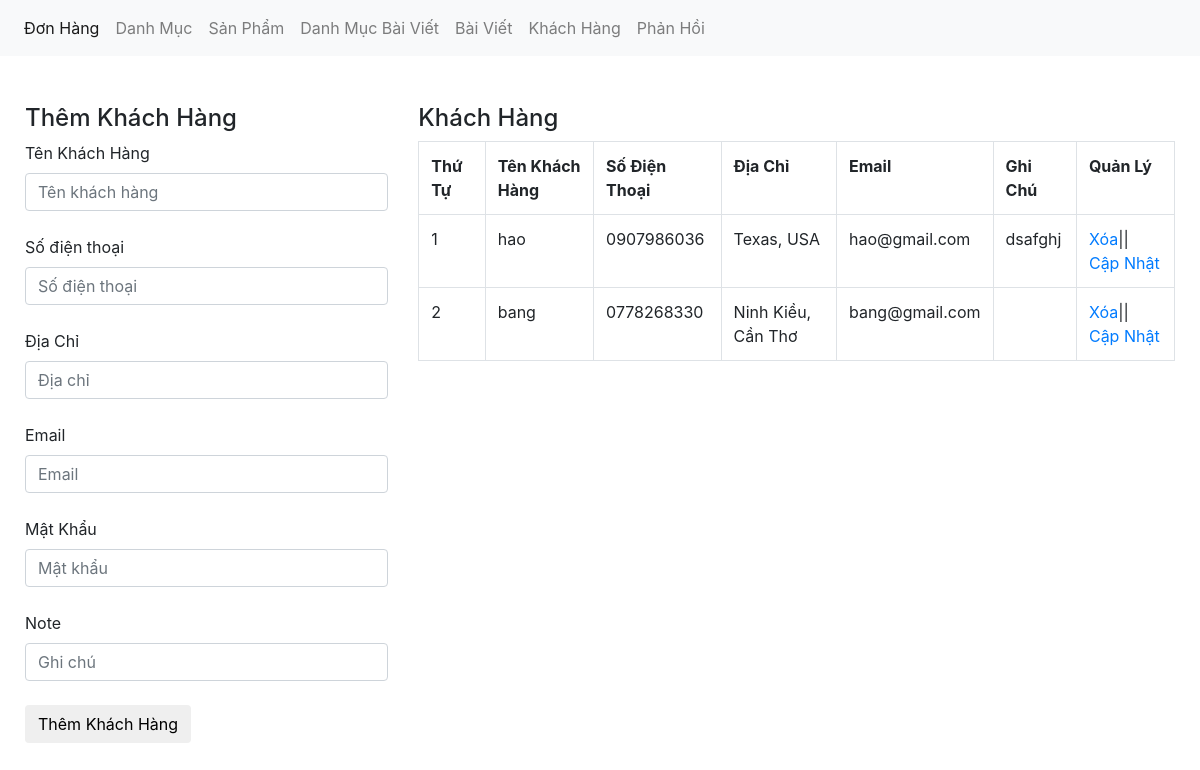
The app's page /admin/xulykhachhang.php with its own data.
### tables this page shows
CREATE TABLE `tbl_khachhang` (
  `khachhang_id` int(11) NOT NULL,
  `name` varchar(150) NOT NULL,
  `phone` varchar(50) NOT NULL,
  `address` varchar(200) NOT NULL,
  `note` text NOT NULL,
  `email` varchar(150) NOT NULL,
  `password` varchar(100) NOT NULL
);

### admin/xulykhachhang.php (the view, shortened to what this page needs)
<?php
	include('../db/connect.php');
?>
<!DOCTYPE html>
<html lang="en">
<head>
	<link href="../css/bootstrap.css" rel="stylesheet" type="text/css" media="all" />
</head>
<body>
	<nav class="navbar navbar-expand-lg navbar-light bg-light">
	  <div class="collapse navbar-collapse" id="navbarNav">
	    <ul class="navbar-nav">
	      <li class="nav-item active">
	        <a class="nav-link" href="xulydonhang.php">Đơn Hàng <span class="sr-only">(current)</span></a>
	      </li>
	      <li class="nav-item">
	        <a class="nav-link" href="xulydanhmuc.php">Danh Mục</a>
	      </li>
	      <li class="nav-item">
	        <a class="nav-link" href="xulysanpham.php">Sản Phẩm</a>
	      </li>
	         <li class="nav-item">
	        <a class="nav-link" href="xulydanhmucbaiviet.php">Danh Mục Bài Viết</a>
	      </li>
	         <li class="nav-item">
	        <a class="nav-link" href="xulybaiviet.php">Bài Viết</a>
	      </li>
	       <li class="nav-item">
	        <a class="nav-link" href="xulykhachhang.php">Khách Hàng</a>
	      </li>
		  <li class="nav-item">
	        <a class="nav-link" href="xulylienhe.php">Phản Hồi</a>
	      </li>
	    </ul>
	  </div>
	</nav><br><br>
	<div class="container">
		<div class="row">
		<?php
			if(isset($_GET['quanly'])=='capnhat'){
				$id_capnhat = $_GET['id'];
				$sql_capnhat = mysqli_query($con,"SELECT * FROM tbl_khachhang WHERE khachhang_id='$id_capnhat'");
				$row_capnhat = mysqli_fetch_array($sql_capnhat);
				?>
				<div class="col-md-4">
				<h4>Cập Nhật Khách Hàng</h4>
				<form action="" method="POST">
					<label>Tên Khách Hàng</label>
					<input type="text" class="form-control" name="name" value="<?php echo $row_capnhat['name'] ?>"><br>
					<input type="hidden" class="form-control" name="id_update" value="<?php echo $row_capnhat['khachhang_id'] ?>">
					<label>Số điện thoại</label>
					<input type="text" class="form-control" name="phone" value="<?php echo $row_capnhat['phone'] ?>"><br>
					<label>Địa Chỉ</label>
					<input type="text" class="form-control" name="address" value="<?php echo $row_capnhat['address'] ?>"><br>
					<label>Email</label>
					<input type="text" class="form-control" name="email" value="<?php echo $row_capnhat['email'] ?>"><br>
					<label>Mật Khẩu</label>
					<input type="text" class="form-control" name="password" value="<?php echo $row_capnhat['password'] ?>"><br>
					<label>Note</label>
					<input type="text" class="form-control" name="note" value="<?php echo $row_capnhat['note'] ?>"><br>
					<input type="submit" name="capnhatkhachhang" value="Cập nhật Khách Hàng" class="btn btn-default">
				</form>
				</div>
			<?php
			}else{
				?>
				<div class="col-md-4">
				<h4>Thêm Khách Hàng</h4>
				<form action="" method="POST">
					<label>Tên Khách Hàng</label>
					<input type="text" class="form-control" name="name" placeholder="Tên khách hàng" ><br>
					<label>Số điện thoại</label>
					<input type="text" class="form-control" name="phone" placeholder="Số điện thoại" ><br>
					<label>Địa Chỉ</label>
					<input type="text" class="form-control" name="address" placeholder="Địa chỉ"><br>
					<label>Email</label>
					<input type="text" class="form-control" name="email" placeholder="Email"><br>
					<label>Mật Khẩu</label>
					<input type="text" class="form-control" name="password" placeholder="Mật khẩu"><br>
					<label>Note</label>
					<input type="text" class="form-control" name="note" placeholder="Ghi chú"><br>
					<input type="submit" name="themkhachhang" value="Thêm Khách Hàng" class="btn btn-default">
				</form>
				</div>
				<?php
			}
				?>
			<div class="col-md-8">
				<h4>Khách Hàng</h4>
				<?php
				$sql_khachhang = mysqli_query($con,"SELECT * FROM tbl_khachhang ORDER BY khachhang_id DESC");
				?>
				<table class="table table-bordered ">
					<tr>
						<th>Thứ Tự</th>
						<th>Tên Khách Hàng</th>
						<th>Số Điện Thoại</th>
						<th>Địa Chỉ</th>
						<th>Email</th>
						<th>Ghi Chú</th>
						<th>Quản Lý</th>
					</tr>
					<?php
					$i = 0;
					while($row_khachhang = mysqli_fetch_array($sql_khachhang)){
						$i++;
					?>
					<tr>
						<td><?php echo $i; ?></td>
						<td><?php echo $row_khachhang['name']; ?></td>
						<td><?php echo $row_khachhang['phone']; ?></td>
						<td><?php echo $row_khachhang['address']; ?></td>
						<td><?php echo $row_khachhang['email'] ?></td>
						<td><?php echo $row_khachhang['note'] ?></td>
						<td><a href="?xoa=<?php echo $row_khachhang['khachhang_id'] ?>">Xóa</a>|| <a href="xulykhachhang.php?quanly=capnhat&id=<?php echo $row_khachhang['khachhang_id'] ?>">Cập Nhật</a></td>
					</tr>
					 <?php
					}
					?>
				</table>
			</div>
		</div>
	</div>
</body>
</html>

### records on screen
tbl_khachhang: name "hao", phone "0907986036", address "Texas, USA", email "hao@gmail.com", note "dsafghj"
tbl_khachhang: name "bang", phone "0778268330", address "Ninh Kiều, Cần Thơ", email "bang@gmail.com"
